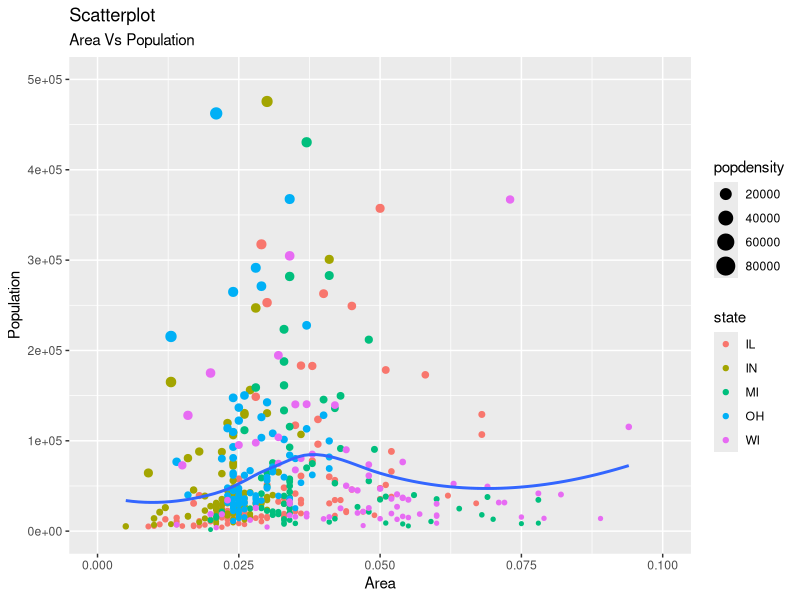

Write the R code that produced this figure. (Note: this script raises an error after producing the figure.)
## ---- chunk 1
knitr::opts_chunk$set(
  echo = TRUE,
  warning = FALSE, 
  message = FALSE
)
## ---- chunk 2
1:10
## ---- chunk 3
x <- 5
x
## ---- chunk 4
# mtcars 是系统自带的数据集
mtcars
## ---- chunk 5
library(ggplot2)

ggplot(midwest, aes(x = area, y = poptotal)) +
  geom_point(aes(color = state, size = popdensity)) +
  geom_smooth(method = "loess", se = F) +
  xlim(c(0, 0.1)) +
  ylim(c(0, 500000)) +
  labs(
    title = "Scatterplot",
    subtitle = "Area Vs Population",
    x = "Area",
    y = "Population"
  )
## ---- chunk 6
knitr::include_graphics("./images/my_girl.jpg")
